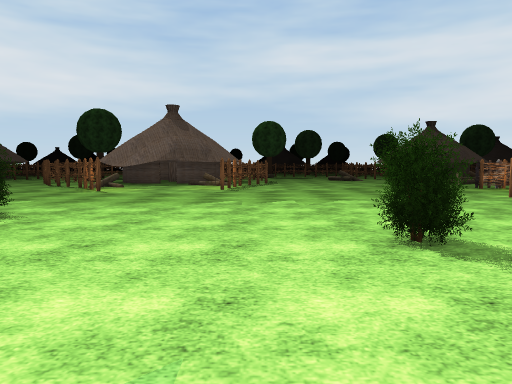
view 1 (above)

24 first-person views from a walk through a Unity game level. The camera is 1.3 m above the floor, tilts 4° down and sees 70° across. The floor is counted in squares, 2 m on a side. Each view is taken from the middle of a square. On the plan, view 1 faces up. The plan holds only what a view shows up to about 11 squares ahead; the rest is blank. The place goes on beyond the plan. Some trees and plants on the terrain are drawn as simple stand-ins. Some animated figures are left out. Some surface patterns are stand-ins.

view 2
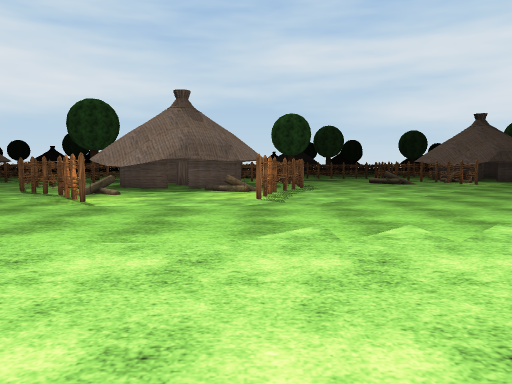

view 3
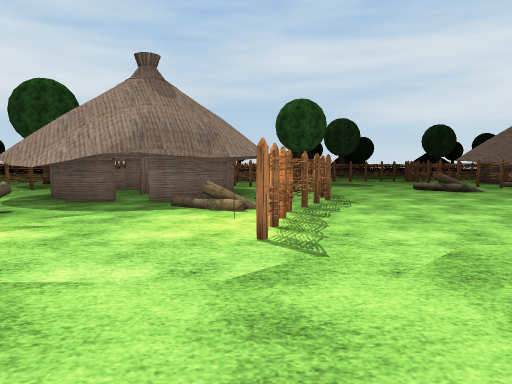

view 4
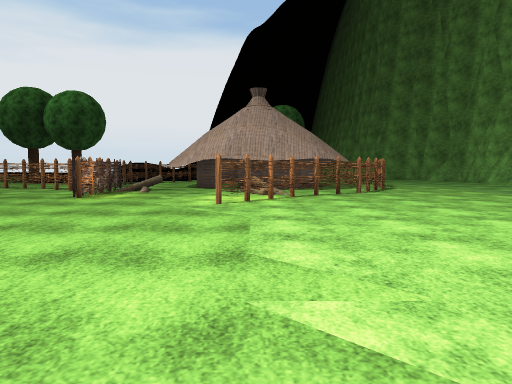

view 5
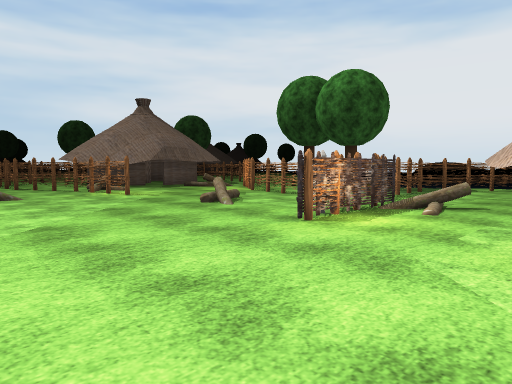

view 6
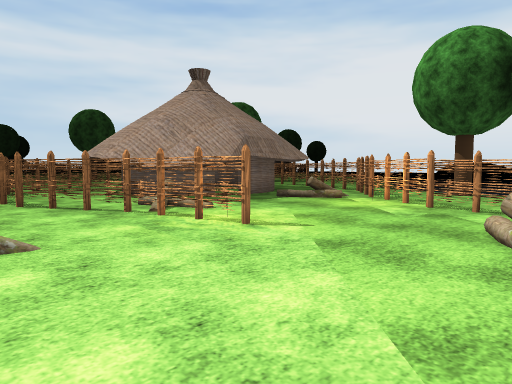

view 7
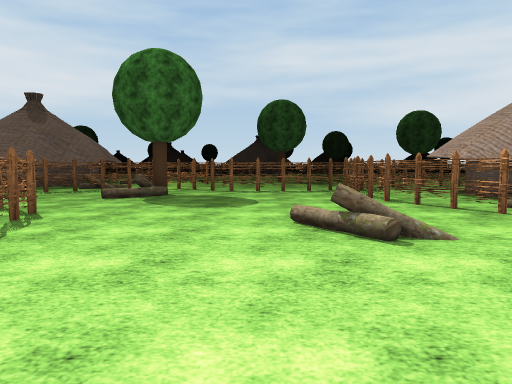

view 8
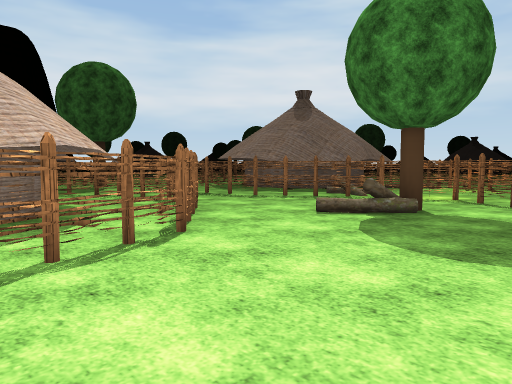

view 9
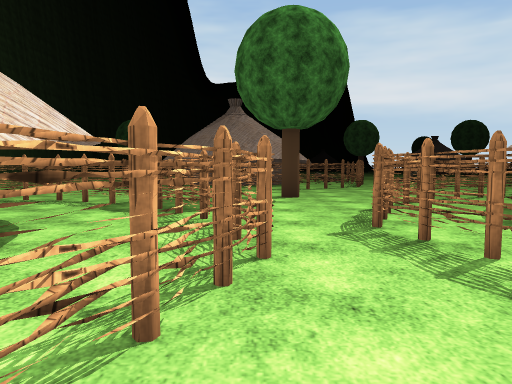

view 10
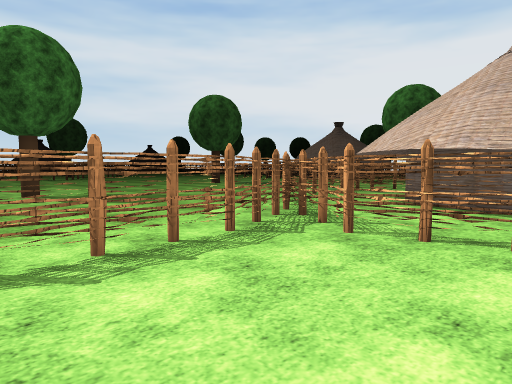

view 11
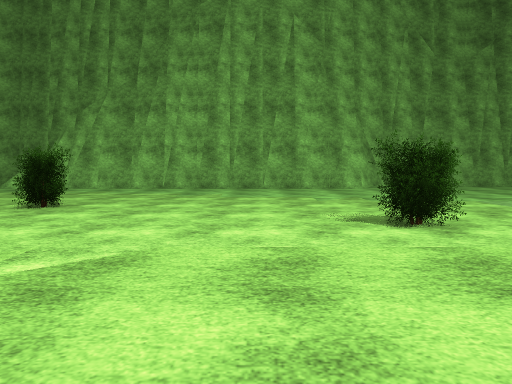

view 12
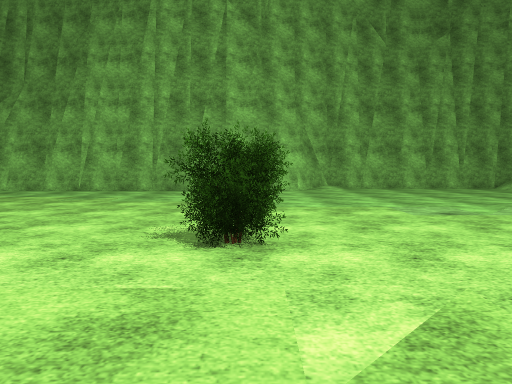

view 13
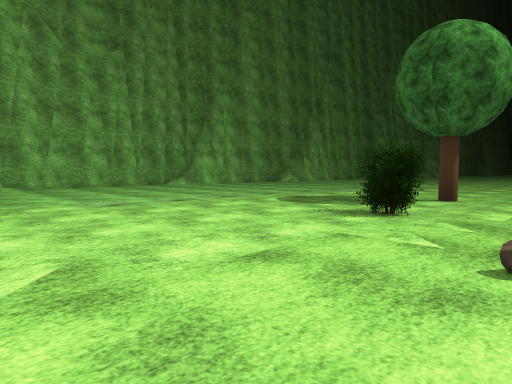

view 14
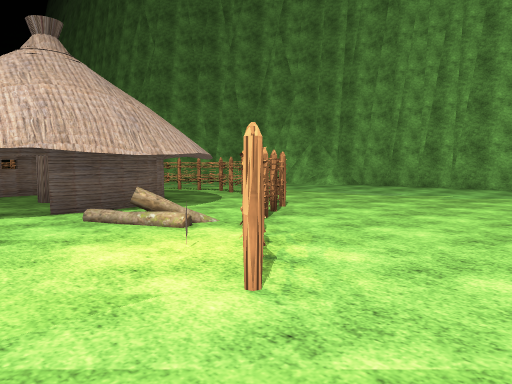

view 15
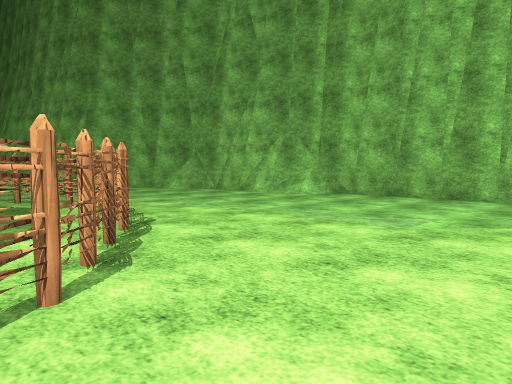

view 16
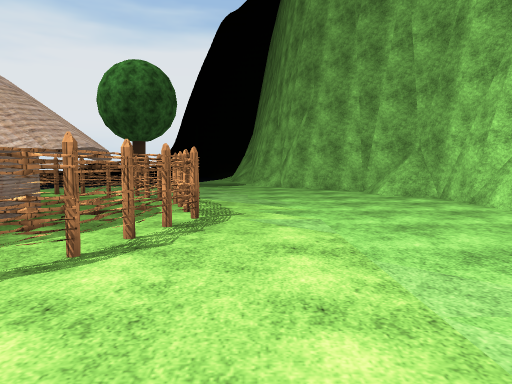

view 17
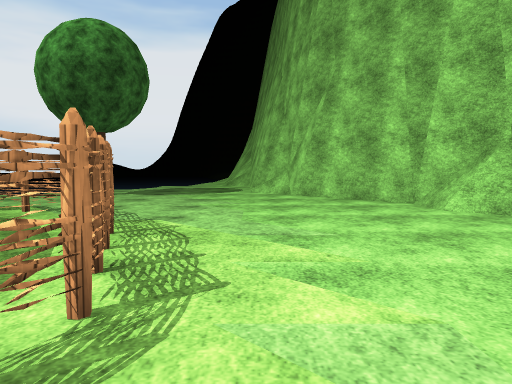

view 18
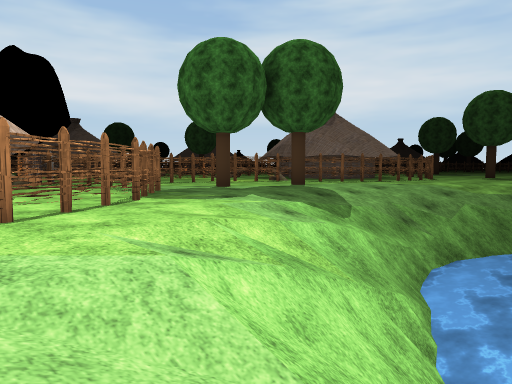

view 19
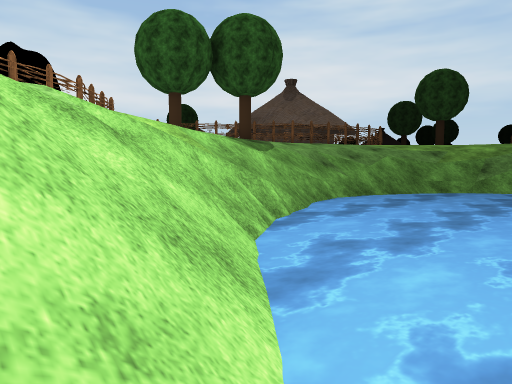

view 20
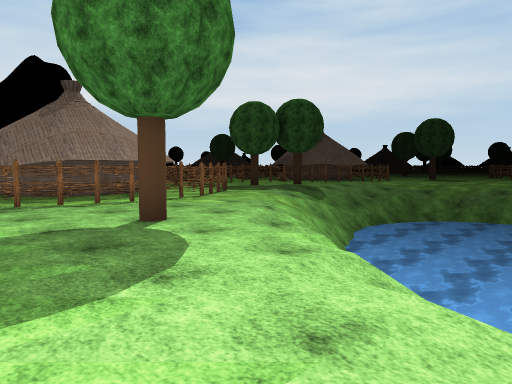

view 21
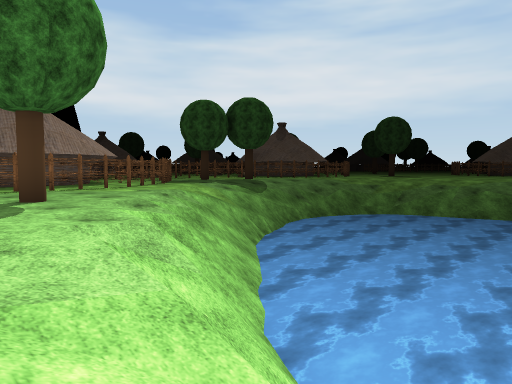

view 22
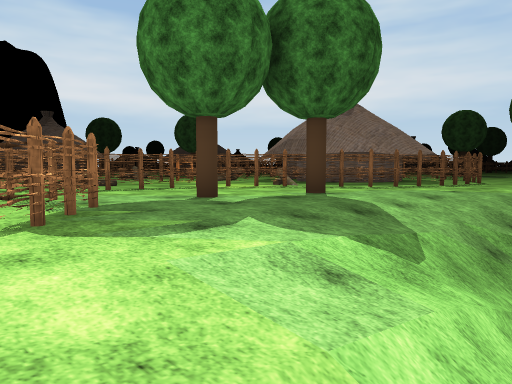

view 23
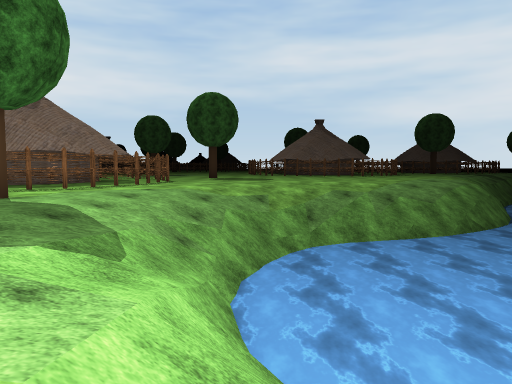

view 24
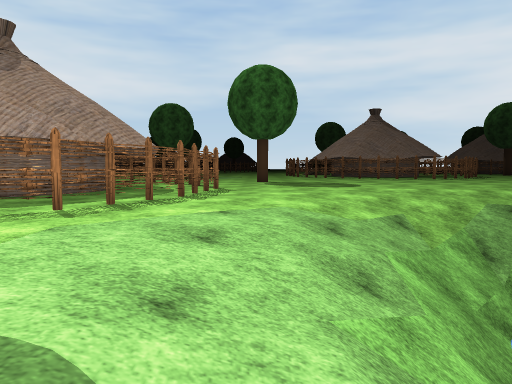

### Floor plan
Key: @ floor where view 1 was taken; # wall or solid block; . main floor; - floor 2.75 m lower than the main floor; / step, stairs or slope; = window, fence, low wall or low ledge; ~ water the walk can cross; ≈ water the walk keeps out of; v drop or lower ground; F fence; B bush; T tree; O other object.
Columns run from 13 left of view 1 to 25 right of it. Each row starts with its distance up from view 1.
 28                  ....
 27     O       = F ........
 26   ..O     # ... .........
 25   ..F.   ## ... ....FFFFFF .T.......
 24    ..F   ##=# F....FF.    F.........
 23  F...FF..  FF..FFFFF. #   FF.......
 22  F....FFFFFF......F..##    F....../
 21  .F.T...F.....T...F. ##  # F...//////≈
 20   F.....FFF.......FF ##### F.///////≈≈
 19   O....FF  FF......F=#### F..////~≈≈≈
 18   O...F. #  FF.....F#..# FF.///≈≈≈≈≈≈
 17  O...FF #### F...=..F...FF..///≈≈≈≈≈≈
 16   ...F. #### F......O.. F.T.//≈≈≈≈≈≈≈
 15   ...F  ## # F.........F....//≈≈≈≈≈≈≈
 14      O. #### F.........F.T..//≈≈≈≈≈≈≈
 13      .O # .#=F......=.FF....//≈≈≈≈≈≈≈
 12       .F=...F.........FFFFF..//≈≈≈≈≈≈≈
 11       ..F...O.......FFFF..FF.//≈≈≈≈≈≈≈
 10       ... ..F.......O.=#  .FF.//-≈≈≈≈≈
  9       =................#   .F..///≈≈≈≈
  8  ..................... #  # F..///-≈≈≈
  7 ..T.B..............O.=##### FF...//v≈≈
  6 ....B...............F ##### F..T../ v
  5  ........B...........F #### F......///
  4 ......................F#   F.......////
  3 ..............BB.......FFFF........//
  2 .................................##
  1  ..............................###
  0   ...........@................##
 -1    ..........................##
 -2   ......###########.....//####
 -3  ########         #########

Positions as (right, up) in squares from view 1, and headings:
1: (0, 0), facing up
2: (-1, 3), facing up
3: (-1, 7), facing up
4: (-1, 7), facing right
5: (3, 8), facing up-right
6: (4, 13), facing up-right
7: (3, 13), facing up
8: (3, 16), facing up-left
9: (-1, 20), facing left
10: (2, 20), facing up-right
11: (-2, 9), facing down
12: (-4, 8), facing down
13: (-4, 9), facing down-left
14: (4, 9), facing down-right
15: (6, 5), facing down-right
16: (7, 2), facing right
17: (10, 2), facing right
18: (19, 8), facing up-left
19: (21, 8), facing up-left
20: (23, 3), facing up-left
21: (25, 4), facing up-left
22: (17, 10), facing up-left
23: (17, 10), facing up
24: (15, 14), facing up
